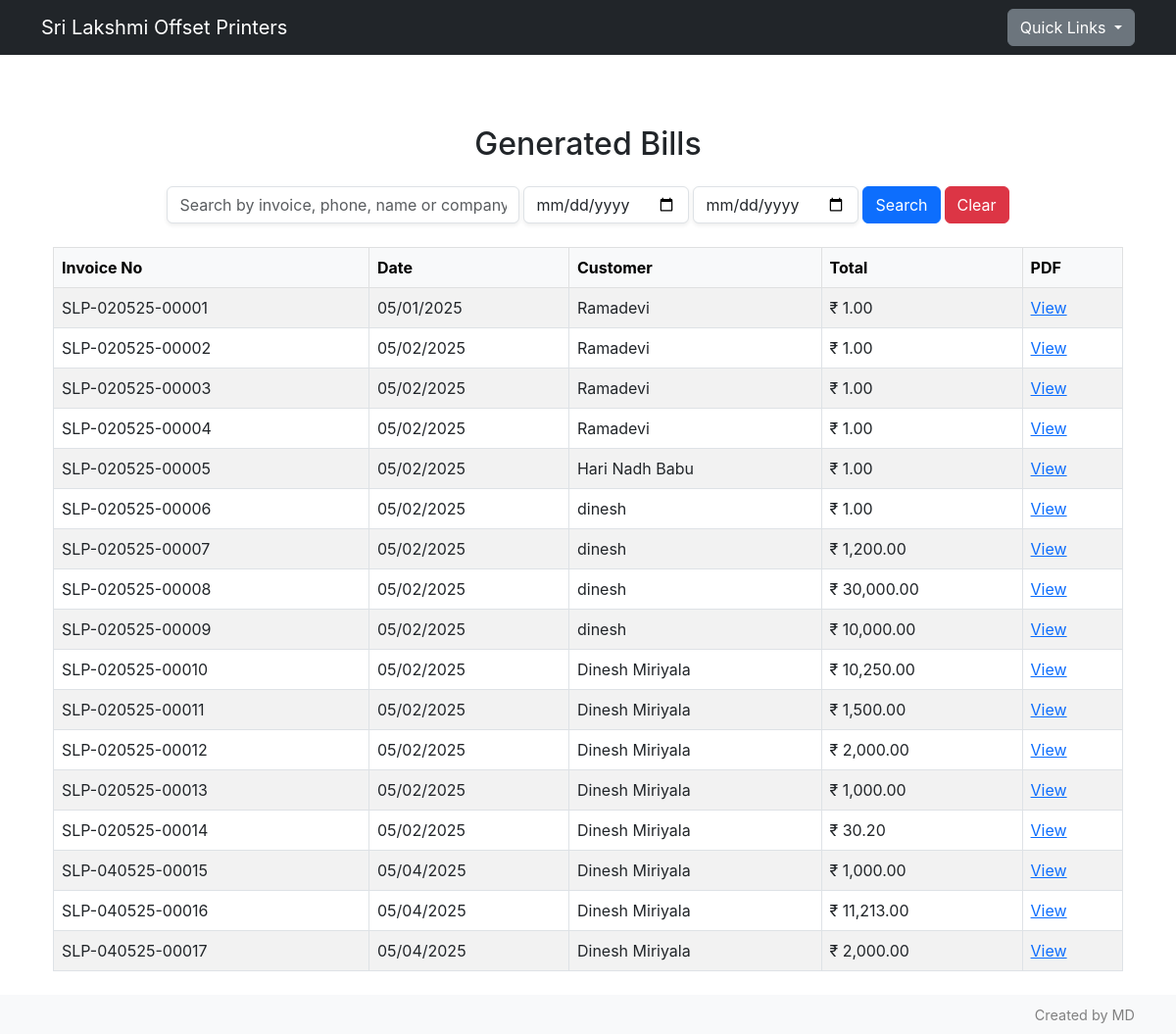
The app's page /view_bills with its own data.
### db/models.py (models this page shows)
class invoice(db.Model):
    id = db.Column(db.Integer, primary_key=True)
    invoiceId = db.Column(db.String(50), unique=True, nullable=False)
    customerId = db.Column(db.Integer, db.ForeignKey("customer.id"), nullable=False)
    createdAt = db.Column(db.DateTime, default=datetime.utcnow)
    pdfPath = db.Column(db.String(255), nullable=False)
    totalAmount = db.Column(db.Float, nullable=False)
    items = db.relationship("invoiceItem", backref="invoice", lazy=True)

class customer(db.Model):
    id = db.Column(db.Integer, primary_key=True)
    name = db.Column(db.String(50), nullable=False)
    company = db.Column(db.String(50))
    phone = db.Column(db.String(50), nullable=False, unique=True)
    email = db.Column(db.String(50))
    gst = db.Column(db.String(30))
    address = db.Column(db.Text)
    businessType = db.Column(db.String(50))
    invoices = db.relationship("invoice", backref="customer", lazy= True)
    createdAt = db.Column(db.DateTime, default=datetime.utcnow())

### app.py (the view)
@app.route('/view_bills')
def view_bills():
    query = request.args.get('q', '').lower()
    phone = request.args.get('phone')
    start_date = request.args.get('start_date')
    end_date = request.args.get('end_date')
    invoices = invoice.query.options(joinedload(invoice.customer)).all()
    results = []
    for inv in invoices:
        customer = inv.customer
        dateStr = inv.createdAt.strftime('%m/%d/%Y')
        invoiceFilename = f"{inv.invoiceId}.pdf"
        record = {
            "invoice_no" : inv.invoiceId,
            "date" : dateStr,
            "customer_name" : customer.name,
            "phone" : customer.phone,
            "total" : f"{inv.totalAmount: ,.2f}",
            "filename" : invoiceFilename
        }
        results.append(record)
    bills = results #default
    if phone:
        bills = [b for b in results if b.get('phone') == phone]
    elif query:
        bills = [
            b for b in results
            if query in b['customer_name'].lower() or query in b.get('phone', '') or query in b['invoice_no']
        ]
    try:
        start = datetime.strptime(start_date, '%Y-%m-%d').date()
        end = datetime.strptime(end_date, '%Y-%m-%d').date()
        bills = [b for b in results if start <= datetime.strptime(b['date'], '%Y-%m-%d').date() <= end]
    except Exception as e:
        pass
    return render_template('view_bills.html', bills=bills)

### app.py (called while the page is built)
@app.template_filter('datetimeformat')
def datetimeformat(value, format='%d-%m-%Y'):
    if not value:
        return ''
    try:
        if isinstance(value, str):
            value = datetime.strptime(value, '%Y-%m-%d')
        return value.strftime(format)
    except Exception:
        return value

### templates/view_bills.html
{% extends 'base.html' %}
{% block content %}
<div class="container py-4">
  <h2 class="mb-4 text-center">Generated Bills</h2>
  <form method="GET" action="{{ url_for('view_bills') }}" class="row g-1 mb-4 justify-content-center align-items-end">
    <div class="col-auto">
      <input type="text" name="q" class="form-control shadow-sm" style="min-width: 360px;" placeholder="Search by invoice, phone, name or company" value="{{ request.args.get('q', '') }}">
    </div>
    <div class="col-auto">
      <input type="date" name="start_date" class="form-control shadow-sm" style="min-width: 150px;" value="{{ request.args.get('start_date', '') | datetimeformat('%Y-%m-%d') }}">
    </div>
    <div class="col-auto">
      <input type="date" name="end_date" class="form-control shadow-sm" style="min-width: 150px;" value="{{ request.args.get('end_date', '') | datetimeformat('%Y-%m-%d') }}">
    </div>
    <div class="col-auto">
      <button type="submit" class="btn btn-primary">Search</button>
    </div>
    <div class="col-auto">
      <a href="{{ url_for('view_bills') }}" class="btn btn-danger">Clear</a>
    </div>
  </form>
  {% if bills %}
    <div class="table-responsive">
      <table class="table table-striped table-bordered align-middle text-start">
        <thead class="table-light">
          <tr>
            <th>Invoice No</th>
            <th>Date</th>
            <th>Customer</th>
            <th>Total</th>
            <th>PDF</th>
          </tr>
        </thead>
        <tbody>
          {% for bill in bills %}
          <tr>
            <td>{{ bill.invoice_no }}</td>
            <td>{{ bill.date | datetimeformat }}</td>
            <td>{{ bill.customer_name }}</td>
            <td>₹{{ bill.total }}</td>
            <td><a href="{{ url_for('static', filename='pdfs/' + bill.filename) }}" target="_blank">View</a></td>
          </tr>
          {% endfor %}
        </tbody>
      </table>
    </div>
  {% else %}
    <p class="text-center text-muted">No bills have been generated yet.</p>
  {% endif %}
</div>
{% endblock %}

### templates/base.html (shortened to what this page needs)
<!DOCTYPE html>
<html lang="en">
<head>
    <link href="https://cdn.jsdelivr.net/npm/bootstrap@5.3.0/dist/css/bootstrap.min.css" rel="stylesheet">
    <link href="{{ url_for('static', filename='css/style.css') }}" rel="stylesheet">
    <link rel="stylesheet" href="https://cdn.jsdelivr.net/npm/bootstrap-icons@1.10.5/font/bootstrap-icons.css">
</head>
<body class="d-flex flex-column min-vh-100">
{% if not hide_navbar %}
<nav class="navbar navbar-expand-lg navbar-dark bg-dark mb-4">
  <div class="container d-flex justify-content-between align-items-center">
    <a class="navbar-brand" href="/">Sri Lakshmi Offset Printers</a>
    <div class="dropdown ms-3">
      <button class="btn btn-secondary dropdown-toggle" type="button" id="staticDropdownButton" data-bs-toggle="dropdown" aria-expanded="false">
        Quick Links
      </button>
    </div>
  </div>
</nav>
{% endif %}
<main class="flex-fill">
  <div class="container py-4">
    {% block content %}{% endblock %}
  </div>
</main>
<footer class = "text-muted fixed-bottom bg-light py-2">
    <div class = "container text-end">
        <small>Created by MD</small>
    </div>
</footer>
</body>
</html>

### static/css/style.css (style rules this page uses)
footer small { color: grey; font-size: 0.9rem; }
body { font-family: -apple-system, BlinkMacSystemFont, "Segoe UI", Roboto, "Helvetica Neue", Arial, sans-serif; }

### records on screen
invoice: invoice_no "SLP-020525-00001", date "05/01/2025", customer_name "Ramadevi", total "1.00"
invoice: invoice_no "SLP-020525-00002"
customer: customer_name "Ramadevi" "Ramadevi" "Ramadevi"
invoice: invoice_no "SLP-020525-00003"
invoice: invoice_no "SLP-020525-00004"
invoice: invoice_no "SLP-020525-00005", date "05/02/2025", customer_name "Hari Nadh Babu", total "1.00"
invoice: invoice_no "SLP-020525-00006", date "05/02/2025", customer_name "dinesh", total "1.00"
invoice: invoice_no "SLP-020525-00007"
customer: customer_name "dinesh" "dinesh" "dinesh"
invoice: invoice_no "SLP-020525-00008"
invoice: invoice_no "SLP-020525-00009"
invoice: invoice_no "SLP-020525-00010", date "05/02/2025", customer_name "Dinesh Miriyala", total "10,250.00"
invoice: invoice_no "SLP-020525-00011"
customer: customer_name "Dinesh Miriyala" "Dinesh Miriyala" "Dinesh Miriyala" "Dinesh Miriyala" "Dinesh Miriyala" "Dinesh Miriyala" "Dinesh Miriyala"
invoice: invoice_no "SLP-020525-00012"
invoice: invoice_no "SLP-020525-00013"
invoice: invoice_no "SLP-020525-00014"
invoice: invoice_no "SLP-040525-00015"
invoice: invoice_no "SLP-040525-00016"
invoice: invoice_no "SLP-040525-00017"

### other values on screen
{{ bill.date | datetimeformat }} "05/02/2025" "05/02/2025" "05/02/2025" "05/02/2025" "05/02/2025" "05/02/2025" "05/02/2025" "05/02/2025" "05/02/2025" "05/02/2025" "05/04/2025" "05/04/2025" "05/04/2025"
{{ bill.total }} "1.00" "1.00" "1.00" "1,200.00" "30,000.00" "10,000.00" "1,500.00" "2,000.00" "1,000.00" "30.20" "1,000.00" "11,213.00" "2,000.00"
